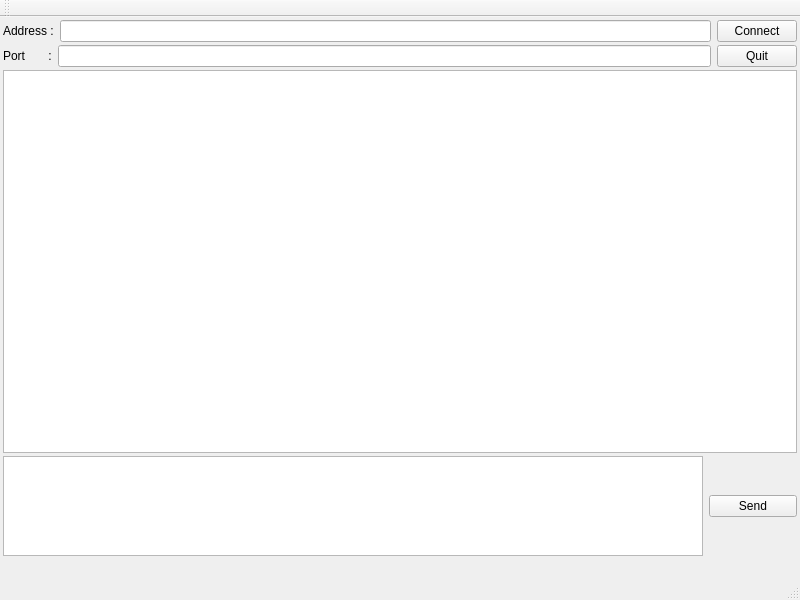
<?xml version="1.0" encoding="UTF-8"?>
<ui version="4.0">
 <class>MainWindow</class>
 <widget class="QMainWindow" name="MainWindow">
  <property name="windowModality">
   <enum>Qt::WindowModal</enum>
  </property>
  <property name="enabled">
   <bool>true</bool>
  </property>
  <property name="geometry">
   <rect>
    <x>0</x>
    <y>0</y>
    <width>800</width>
    <height>600</height>
   </rect>
  </property>
  <property name="sizePolicy">
   <sizepolicy hsizetype="Expanding" vsizetype="Expanding">
    <horstretch>0</horstretch>
    <verstretch>0</verstretch>
   </sizepolicy>
  </property>
  <property name="minimumSize">
   <size>
    <width>800</width>
    <height>600</height>
   </size>
  </property>
  <property name="maximumSize">
   <size>
    <width>800</width>
    <height>600</height>
   </size>
  </property>
  <property name="windowTitle">
   <string>MainWindow</string>
  </property>
  <property name="layoutDirection">
   <enum>Qt::LeftToRight</enum>
  </property>
  <property name="iconSize">
   <size>
    <width>24</width>
    <height>24</height>
   </size>
  </property>
  <widget class="QWidget" name="centralWidget">
   <property name="sizePolicy">
    <sizepolicy hsizetype="Expanding" vsizetype="Expanding">
     <horstretch>0</horstretch>
     <verstretch>0</verstretch>
    </sizepolicy>
   </property>
   <property name="minimumSize">
    <size>
     <width>800</width>
     <height>542</height>
    </size>
   </property>
   <property name="maximumSize">
    <size>
     <width>800</width>
     <height>542</height>
    </size>
   </property>
   <layout class="QVBoxLayout" name="verticalLayout">
    <property name="spacing">
     <number>3</number>
    </property>
    <property name="sizeConstraint">
     <enum>QLayout::SetMinimumSize</enum>
    </property>
    <property name="leftMargin">
     <number>3</number>
    </property>
    <property name="topMargin">
     <number>3</number>
    </property>
    <property name="rightMargin">
     <number>3</number>
    </property>
    <property name="bottomMargin">
     <number>3</number>
    </property>
    <item>
     <layout class="QHBoxLayout" name="addressLayout">
      <property name="sizeConstraint">
       <enum>QLayout::SetFixedSize</enum>
      </property>
      <item>
       <widget class="QLabel" name="addressLabel">
        <property name="minimumSize">
         <size>
          <width>0</width>
          <height>0</height>
         </size>
        </property>
        <property name="text">
         <string>Address :</string>
        </property>
       </widget>
      </item>
      <item>
       <widget class="QLineEdit" name="addressField"/>
      </item>
      <item>
       <widget class="QPushButton" name="ConnectButton">
        <property name="text">
         <string>Connect</string>
        </property>
       </widget>
      </item>
     </layout>
    </item>
    <item>
     <layout class="QHBoxLayout" name="portLayout">
      <item>
       <widget class="QLabel" name="portLabel">
        <property name="text">
         <string>Port       :</string>
        </property>
       </widget>
      </item>
      <item>
       <widget class="QLineEdit" name="portField"/>
      </item>
      <item>
       <widget class="QPushButton" name="QuitButton">
        <property name="text">
         <string>Quit</string>
        </property>
       </widget>
      </item>
     </layout>
    </item>
    <item>
     <widget class="QTextBrowser" name="textBrowser">
      <property name="minimumSize">
       <size>
        <width>0</width>
        <height>370</height>
       </size>
      </property>
      <property name="autoFillBackground">
       <bool>false</bool>
      </property>
      <property name="html">
       <string>&lt;!DOCTYPE HTML PUBLIC &quot;-//W3C//DTD HTML 4.0//EN&quot; &quot;http://www.w3.org/TR/REC-html40/strict.dtd&quot;&gt;
&lt;html&gt;&lt;head&gt;&lt;meta name=&quot;qrichtext&quot; content=&quot;1&quot; /&gt;&lt;style type=&quot;text/css&quot;&gt;
p, li { white-space: pre-wrap; }
&lt;/style&gt;&lt;/head&gt;&lt;body style=&quot; font-family:'Sans Serif'; font-size:9pt; font-weight:400; font-style:normal;&quot;&gt;
&lt;p style=&quot;-qt-paragraph-type:empty; margin-top:0px; margin-bottom:0px; margin-left:0px; margin-right:0px; -qt-block-indent:0; text-indent:0px;&quot;&gt;&lt;br /&gt;&lt;/p&gt;&lt;/body&gt;&lt;/html&gt;</string>
      </property>
     </widget>
    </item>
    <item>
     <layout class="QHBoxLayout" name="sendTextLayout">
      <item>
       <widget class="QTextEdit" name="sendField">
        <property name="minimumSize">
         <size>
          <width>500</width>
          <height>100</height>
         </size>
        </property>
        <property name="maximumSize">
         <size>
          <width>700</width>
          <height>100</height>
         </size>
        </property>
       </widget>
      </item>
      <item>
       <widget class="QPushButton" name="SendButton">
        <property name="text">
         <string>Send</string>
        </property>
       </widget>
      </item>
     </layout>
    </item>
   </layout>
  </widget>
  <widget class="QMenuBar" name="menuBar">
   <property name="geometry">
    <rect>
     <x>0</x>
     <y>0</y>
     <width>800</width>
     <height>19</height>
    </rect>
   </property>
  </widget>
  <widget class="QToolBar" name="mainToolBar">
   <property name="enabled">
    <bool>false</bool>
   </property>
   <attribute name="toolBarArea">
    <enum>TopToolBarArea</enum>
   </attribute>
   <attribute name="toolBarBreak">
    <bool>false</bool>
   </attribute>
  </widget>
  <widget class="QStatusBar" name="statusBar"/>
 </widget>
 <layoutdefault spacing="6" margin="11"/>
 <resources/>
 <connections>
  <connection>
   <sender>SendButton</sender>
   <signal>clicked()</signal>
   <receiver>sendField</receiver>
   <slot>clear()</slot>
   <hints>
    <hint type="sourcelabel">
     <x>724</x>
     <y>551</y>
    </hint>
    <hint type="destinationlabel">
     <x>676</x>
     <y>548</y>
    </hint>
   </hints>
  </connection>
 </connections>
</ui>
